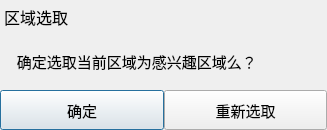
<?xml version="1.0" encoding="UTF-8"?>
<ui version="4.0">
 <class>cutDialog</class>
 <widget class="QDialog" name="cutDialog">
  <property name="geometry">
   <rect>
    <x>0</x>
    <y>0</y>
    <width>327</width>
    <height>130</height>
   </rect>
  </property>
  <property name="windowTitle">
   <string>Dialog</string>
  </property>
  <layout class="QVBoxLayout" name="verticalLayout">
   <property name="spacing">
    <number>0</number>
   </property>
   <property name="margin">
    <number>0</number>
   </property>
   <item>
    <widget class="QWidget" name="widget_title" native="true">
     <property name="sizePolicy">
      <sizepolicy hsizetype="Preferred" vsizetype="Fixed">
       <horstretch>0</horstretch>
       <verstretch>0</verstretch>
      </sizepolicy>
     </property>
     <property name="minimumSize">
      <size>
       <width>100</width>
       <height>33</height>
      </size>
     </property>
     <property name="font">
      <font>
       <pointsize>10</pointsize>
      </font>
     </property>
     <layout class="QHBoxLayout" name="horizontalLayout_7">
      <property name="spacing">
       <number>0</number>
      </property>
      <property name="margin">
       <number>0</number>
      </property>
      <item>
       <widget class="QLabel" name="lab_Title">
        <property name="sizePolicy">
         <sizepolicy hsizetype="Expanding" vsizetype="Preferred">
          <horstretch>0</horstretch>
          <verstretch>0</verstretch>
         </sizepolicy>
        </property>
        <property name="font">
         <font>
          <family>微软雅黑</family>
          <pointsize>12</pointsize>
          <weight>50</weight>
          <italic>false</italic>
          <bold>false</bold>
         </font>
        </property>
        <property name="styleSheet">
         <string notr="true">font: 12pt &quot;微软雅黑&quot;;</string>
        </property>
        <property name="text">
         <string> 区域选取</string>
        </property>
        <property name="alignment">
         <set>Qt::AlignLeading|Qt::AlignLeft|Qt::AlignVCenter</set>
        </property>
       </widget>
      </item>
      <item>
       <widget class="QWidget" name="widget_menu" native="true">
        <property name="sizePolicy">
         <sizepolicy hsizetype="Minimum" vsizetype="Preferred">
          <horstretch>0</horstretch>
          <verstretch>0</verstretch>
         </sizepolicy>
        </property>
        <layout class="QHBoxLayout" name="horizontalLayout_8">
         <property name="spacing">
          <number>0</number>
         </property>
         <property name="margin">
          <number>0</number>
         </property>
        </layout>
       </widget>
      </item>
     </layout>
    </widget>
   </item>
   <item>
    <widget class="QWidget" name="widget" native="true">
     <layout class="QHBoxLayout" name="horizontalLayout">
      <item>
       <widget class="QLabel" name="label">
        <property name="font">
         <font>
          <family>微软雅黑</family>
          <pointsize>11</pointsize>
          <weight>50</weight>
          <bold>false</bold>
         </font>
        </property>
        <property name="text">
         <string>  确定选取当前区域为感兴趣区域么？</string>
        </property>
       </widget>
      </item>
     </layout>
    </widget>
   </item>
   <item>
    <widget class="QWidget" name="widget_2" native="true">
     <property name="minimumSize">
      <size>
       <width>0</width>
       <height>40</height>
      </size>
     </property>
     <property name="maximumSize">
      <size>
       <width>16777215</width>
       <height>40</height>
      </size>
     </property>
     <layout class="QHBoxLayout" name="horizontalLayout_2">
      <property name="spacing">
       <number>0</number>
      </property>
      <property name="margin">
       <number>0</number>
      </property>
      <item>
       <widget class="QPushButton" name="ButtonOK">
        <property name="minimumSize">
         <size>
          <width>0</width>
          <height>40</height>
         </size>
        </property>
        <property name="maximumSize">
         <size>
          <width>16777215</width>
          <height>40</height>
         </size>
        </property>
        <property name="font">
         <font>
          <family>微软雅黑</family>
          <pointsize>11</pointsize>
         </font>
        </property>
        <property name="text">
         <string>确定</string>
        </property>
       </widget>
      </item>
      <item>
       <widget class="QPushButton" name="ButtonCancel">
        <property name="minimumSize">
         <size>
          <width>0</width>
          <height>40</height>
         </size>
        </property>
        <property name="maximumSize">
         <size>
          <width>16777215</width>
          <height>40</height>
         </size>
        </property>
        <property name="font">
         <font>
          <family>微软雅黑</family>
          <pointsize>11</pointsize>
         </font>
        </property>
        <property name="text">
         <string>重新选取</string>
        </property>
       </widget>
      </item>
     </layout>
    </widget>
   </item>
  </layout>
 </widget>
 <resources/>
 <connections>
  <connection>
   <sender>ButtonOK</sender>
   <signal>clicked()</signal>
   <receiver>cutDialog</receiver>
   <slot>accept()</slot>
   <hints>
    <hint type="sourcelabel">
     <x>115</x>
     <y>220</y>
    </hint>
    <hint type="destinationlabel">
     <x>155</x>
     <y>56</y>
    </hint>
   </hints>
  </connection>
  <connection>
   <sender>ButtonCancel</sender>
   <signal>clicked()</signal>
   <receiver>cutDialog</receiver>
   <slot>accept()</slot>
   <hints>
    <hint type="sourcelabel">
     <x>315</x>
     <y>220</y>
    </hint>
    <hint type="destinationlabel">
     <x>215</x>
     <y>140</y>
    </hint>
   </hints>
  </connection>
 </connections>
</ui>
